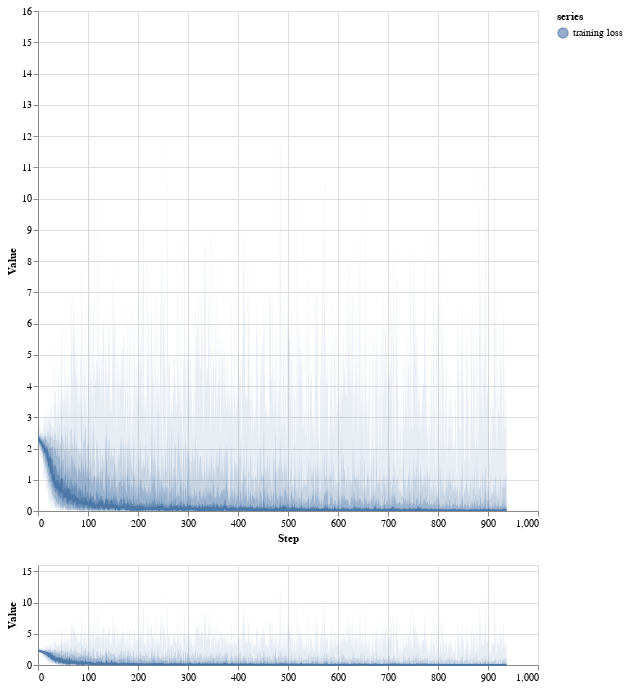

This figure's notebook cell:
### Code cell
tl = tracker.read('train_loss')
inspectus.distribution([tl], ["training loss"], height=500, width=500, height_minimap=100)

### Figure 1 — Vega-Lite specification as saved in the notebook (floating-point values rounded to 4 significant figures; data arrays with more than 128 entries replaced by an {"elided": "..."} marker saying what was removed)
{"config": {"view": {"continuousWidth": 300, "continuousHeight": 300}}, "vconcat": [{"layer": [{"mark": {"type": "area", "opacity": 0.6}, "encoding": {"color": {"field": "series", "scale": {"scheme": "tableau10"}, "type": "nominal"}, "opacity": {"condition": {"param": "param_2", "value": 0.6}, "value": 0.001}, "x": {"field": "step", "scale": {"domain": {"param": "param_1", "encoding": "x"}}, "type": "quantitative"}, "y": {"field": "v4", "scale": {"domain": {"param": "param_1", "encoding": "y"}}, "type": "quantitative"}, "y2": {"field": "v6"}}, "name": "view_2"}, {"mark": {"type": "area", "opacity": 0.36}, "encoding": {"color": {"field": "series", "scale": {"scheme": "tableau10"}, "type": "nominal"}, "opacity": {"condition": {"param": "param_2", "value": 0.36}, "value": 0.001}, "x": {"field": "step", "scale": {"domain": {"param": "param_1", "encoding": "x"}}, "type": "quantitative"}, "y": {"field": "v3", "scale": {"domain": {"param": "param_1", "encoding": "y"}}, "type": "quantitative"}, "y2": {"field": "v7"}}}, {"mark": {"type": "area", "opacity": 0.216}, "encoding": {"color": {"field": "series", "scale": {"scheme": "tableau10"}, "type": "nominal"}, "opacity": {"condition": {"param": "param_2", "value": 0.216}, "value": 0.001}, "x": {"field": "step", "scale": {"domain": {"param": "param_1", "encoding": "x"}}, "type": "quantitative"}, "y": {"field": "v2", "scale": {"domain": {"param": "param_1", "encoding": "y"}}, "type": "quantitative"}, "y2": {"field": "v8"}}}, {"mark": {"type": "area", "opacity": 0.1296}, "encoding": {"color": {"field": "series", "scale": {"scheme": "tableau10"}, "type": "nominal"}, "opacity": {"condition": {"param": "param_2", "value": 0.1296}, "value": 0.001}, "x": {"field": "step", "scale": {"domain": {"param": "param_1", "encoding": "x"}}, "type": "quantitative"}, "y": {"field": "v1", "scale": {"domain": {"param": "param_1", "encoding": "y"}}, "type": "quantitative"}, "y2": {"field": "v9"}}}, {"mark": {"type": "line"}, "encoding": {"color": {"field": "series", "scale": {"scheme": "tableau10"}, "type": "nominal"}, "opacity": {"condition": {"param": "param_2", "value": 1}, "value": 0.001}, "x": {"field": "step", "scale": {"domain": {"param": "param_1", "encoding": "x"}}, "title": "Step", "type": "quantitative"}, "y": {"field": "v5", "scale": {"domain": {"param": "param_1", "encoding": "y"}}, "title": "Value", "type": "quantitative"}}}], "data": {"values": {"elided": "938 records"}}, "height": 500, "width": 500}, {"layer": [{"mark": {"type": "area", "opacity": 0.6}, "encoding": {"color": {"field": "series", "scale": {"scheme": "tableau10"}, "type": "nominal"}, "x": {"field": "step", "type": "quantitative"}, "y": {"field": "v4", "type": "quantitative"}, "y2": {"field": "v6"}}}, {"mark": {"type": "area", "opacity": 0.36}, "encoding": {"color": {"field": "series", "scale": {"scheme": "tableau10"}, "type": "nominal"}, "x": {"field": "step", "type": "quantitative"}, "y": {"field": "v3", "type": "quantitative"}, "y2": {"field": "v7"}}}, {"mark": {"type": "area", "opacity": 0.216}, "encoding": {"color": {"field": "series", "scale": {"scheme": "tableau10"}, "type": "nominal"}, "x": {"field": "step", "type": "quantitative"}, "y": {"field": "v2", "type": "quantitative"}, "y2": {"field": "v8"}}}, {"mark": {"type": "area", "opacity": 0.1296}, "encoding": {"color": {"field": "series", "scale": {"scheme": "tableau10"}, "type": "nominal"}, "x": {"field": "step", "type": "quantitative"}, "y": {"field": "v1", "type": "quantitative"}, "y2": {"field": "v9"}}}, {"mark": {"type": "line"}, "encoding": {"color": {"field": "series", "scale": {"scheme": "tableau10"}, "type": "nominal"}, "x": {"field": "step", "title": "", "type": "quantitative"}, "y": {"field": "v5", "title": "Value", "type": "quantitative"}}, "name": "view_1"}], "data": {"values": {"elided": "938 records"}}, "height": 100, "width": 500}], "params": [{"name": "param_2", "select": {"type": "point", "fields": ["series"]}, "bind": "legend", "views": ["view_2"]}, {"name": "param_1", "select": {"type": "interval", "encodings": ["x", "y"]}, "views": ["view_1"]}], "$schema": "https://vega.github.io/schema/vega-lite/v5.17.0.json"}
